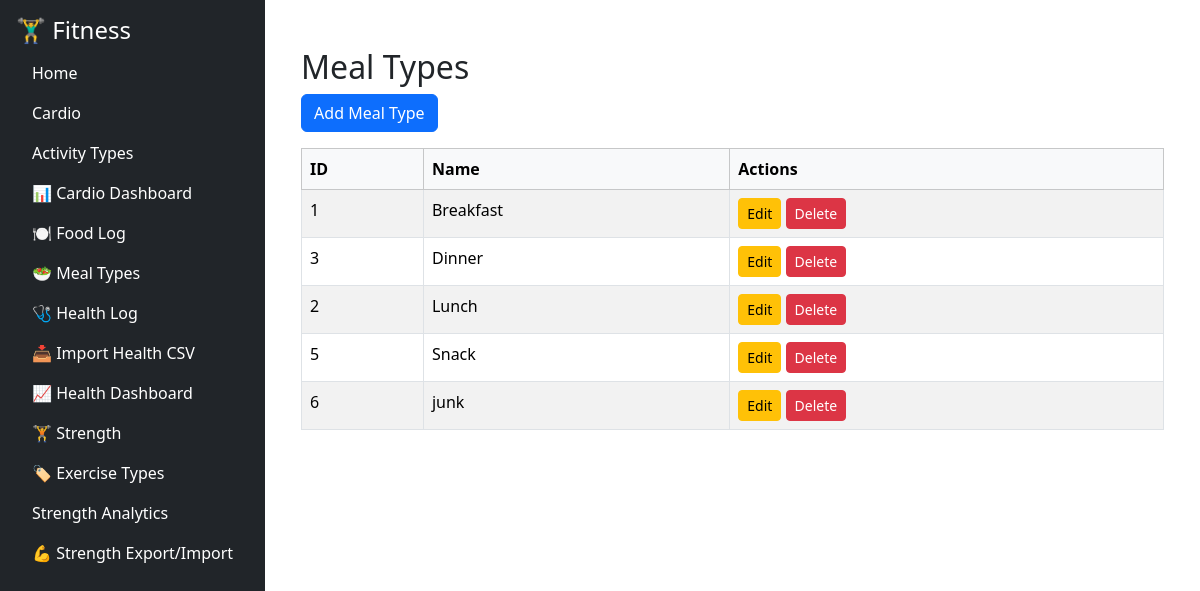
Screenshot of /food/meal_types with the database file from the repository.
### tables this page shows
CREATE TABLE meal_types (
            id INTEGER PRIMARY KEY AUTOINCREMENT,
            name TEXT NOT NULL UNIQUE
        );

### fitness/food/routes/meal_types_routes.py (the view)
@food_bp.route('/meal_types')
def meal_types():
    conn = get_connection()
    meal_types = conn.execute("SELECT * FROM meal_types ORDER BY name").fetchall()
    conn.close()
    return render_template('meal_types_list.html', meal_types=meal_types)

### fitness/db/db.py (called while the page is built)
def get_connection():
    conn = sqlite3.connect(DB_PATH)
    conn.row_factory = sqlite3.Row
    return conn

### fitness/food/templates/meal_types_list.html
{% extends "base.html" %}
{% block content %}
<div class="container mt-4">
  <h2>Meal Types</h2>
  <a href="{{ url_for('food_bp.add_meal_type') }}" class="btn btn-primary mb-3">Add Meal Type</a>
  <table class="table table-striped table-bordered">
    <thead class="table-light">
      <tr>
        <th class="sortable">ID</th>
        <th class="sortable">Name</th>
        <th>Actions</th>
      </tr>
    </thead>
    <tbody>
      {% for m in meal_types %}
      <tr>
        <td>{{ m['id'] }}</td>
        <td>{{ m['name'] }}</td>
        <td>
          <a href="{{ url_for('food_bp.edit_meal_type', id=m['id']) }}" class="btn btn-sm btn-warning">Edit</a>
          <a href="{{ url_for('food_bp.delete_meal_type', id=m['id']) }}" class="btn btn-sm btn-danger"
             onclick="return confirm('Delete this meal type?')">Delete</a>
        </td>
      </tr>
      {% endfor %}
    </tbody>
  </table>
</div>
{% endblock %}

### fitness/templates/base.html (style rules this page uses)
th.sortable { user-select: none; }

### rows the page displays
meal_types: id "1", name "Breakfast"
meal_types: id "3", name "Dinner"
meal_types: id "2", name "Lunch"
meal_types: id "5", name "Snack"
meal_types: id "6", name "junk"
